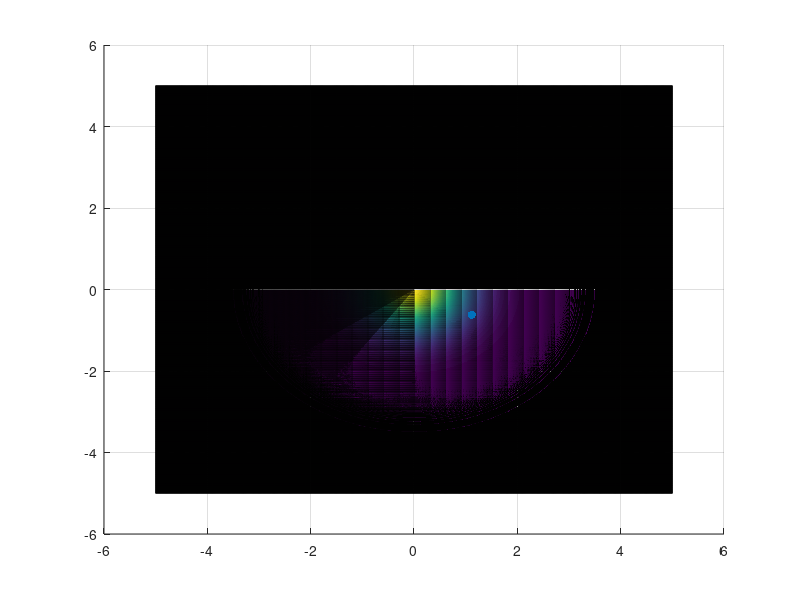

Source code (MATLAB):
% random gaussian check
clc;clear all;close all

x0=0;
y0=0;

rad = 1;
A = 1;
% x = -5:0.01:5;
% y = x;
[x,y] = meshgrid(-5:0.01:5,-5:0.01:5);
gauss = A *exp( - (x.^2 + y.^2)/rad);
gauss(ceil(end/2)+1:end,:) = 0;
%%
% figure(); 
% surf(x,y,gauss)

%% 
% P = [0.1 0.3 0.4 0.2]
% X = [1 2 3 4]
% 
% C = cumsum(P);
% f = X(1+sum(C(end)*rand>C))
%%
C = cumsum(gauss(:))/sum(gauss(:));
X = x(:);
Y = y(:);
placeInd = 1+sum(C(end)*rand>C);
x_place = X(placeInd );
y_place = Y(placeInd );
% figure();plot(C)
% f = 

figure(); 
surf(x,y,gauss)
hold on
scatter3(x_place,y_place,1,'fill','r')
view([0,90])